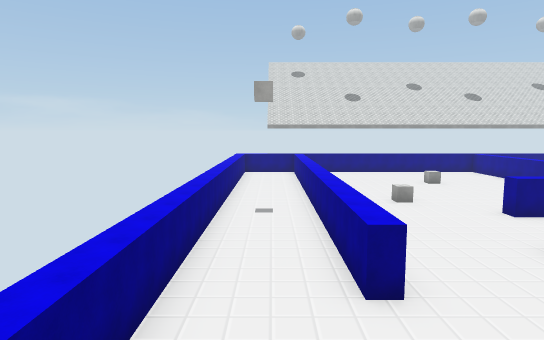
[1] (above)

19 first-person views from a walk through a scene from a Unity 3-D project. The camera is 1.2 m above the floor, tilts 6° down and sees 75° across. The floor is counted in squares, 2 m on a side. Each view is taken from the middle of a square. On the plan, view 1 faces up. The plan holds only what a view shows up to about 10 squares ahead; the rest is blank. The place goes on beyond the plan. The player is left out. Some surface patterns are stand-ins.

[2]
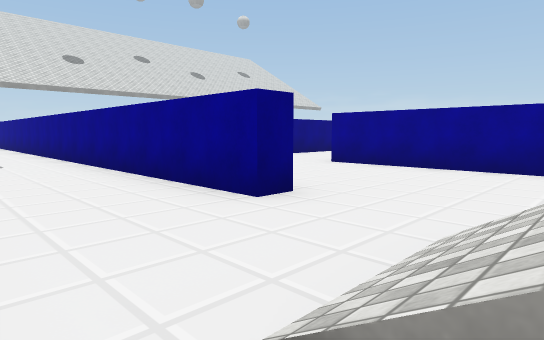

[3]
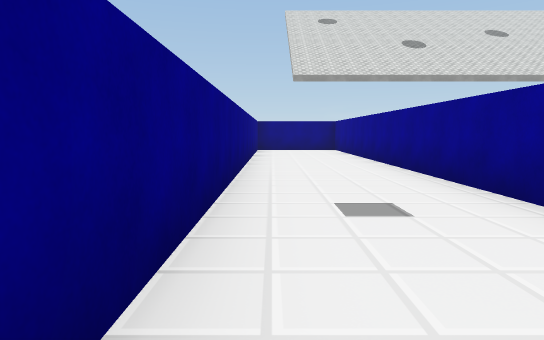

[4]
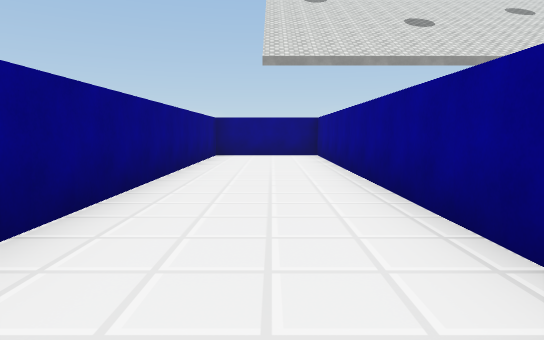

[5]
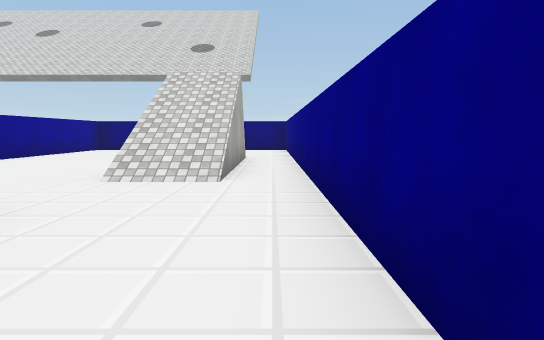

[6]
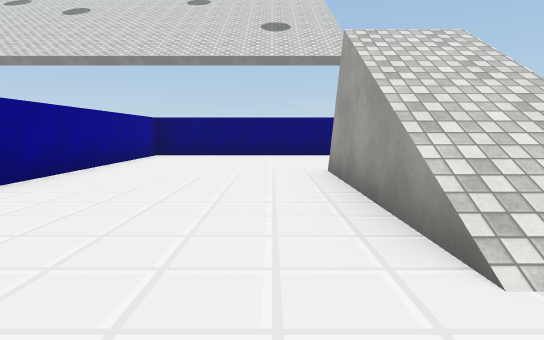

[7]
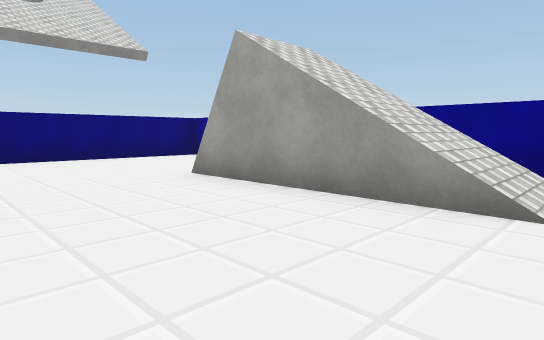

[8]
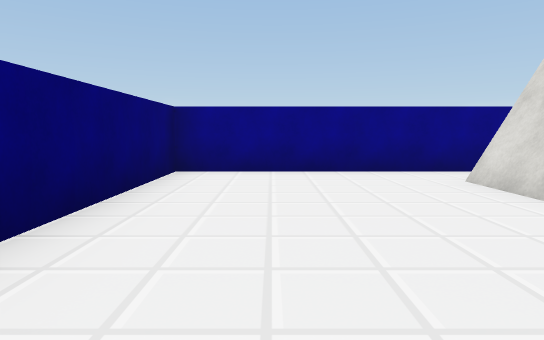

[9]
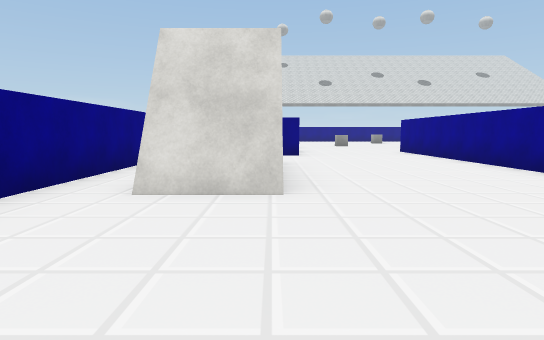

[10]
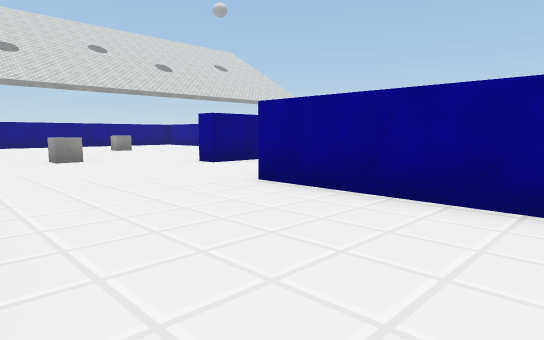

[11]
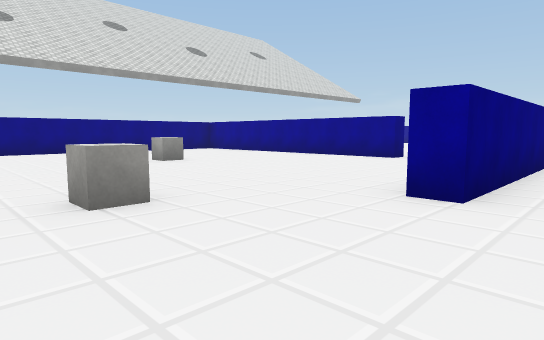

[12]
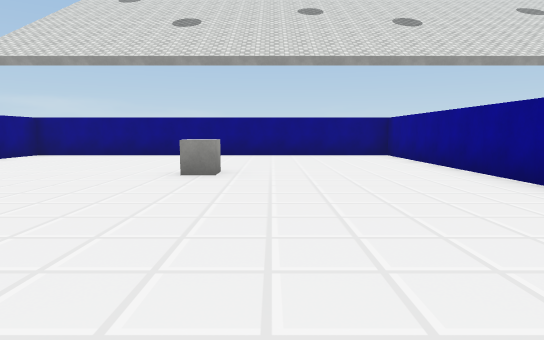

[13]
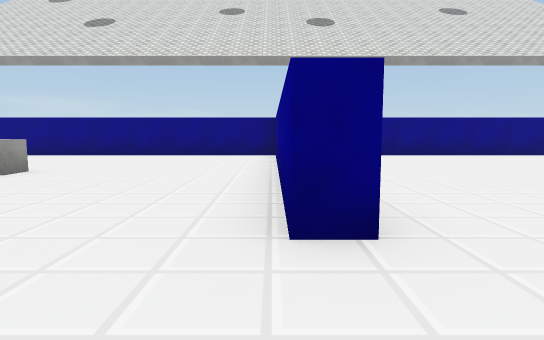

[14]
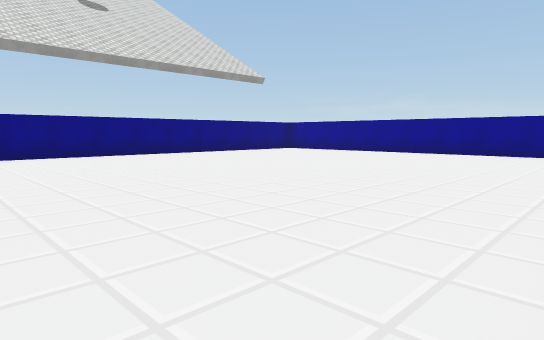

[15]
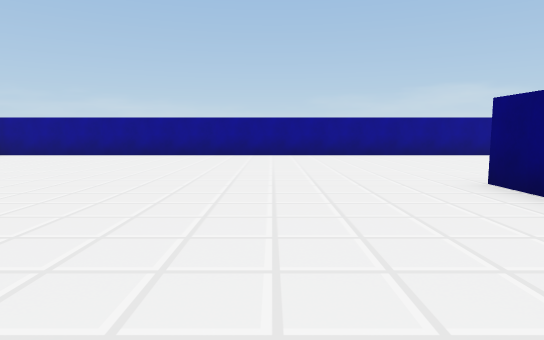

[16]
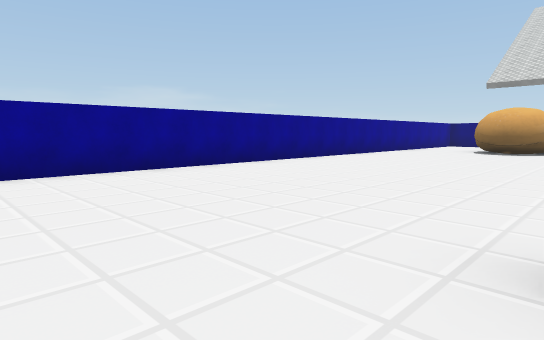

[17]
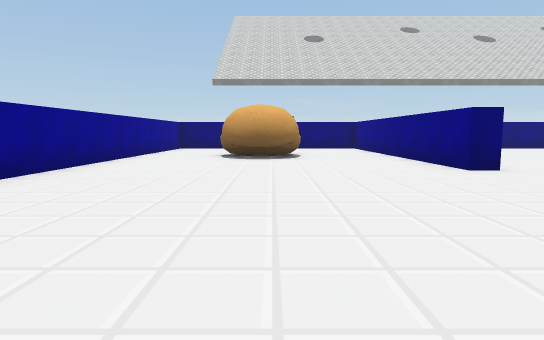

[18]
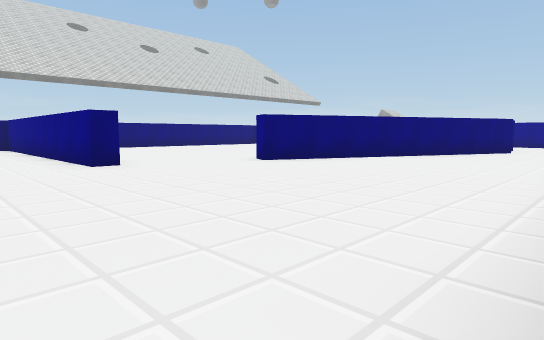

[19]
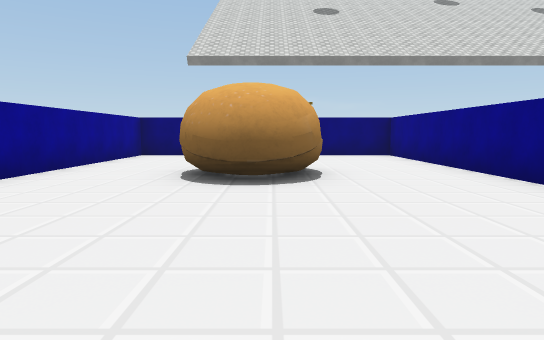

### Floor plan
Points are (right, up) in squares from view 1. A wall is a line through its corners. A room is listed if a view was taken in it or the views show most of it. See-through windows are left out.
Room 1 (views 1, 2, 3, 4, 5, 6, 7, 8, 9, 10)
walls: (1.8, 4.4) (1.2, 4.4) (1.2, 19.5) (-1.5, 19.5) (-1.5, -5.5) (5.1, -5.5) (5.1, 4.4); (1.1, 0.1) (1.1, -1.2) (-0.4, -1.2) (-0.4, -0.5); (1.1, -1.4) (-0.4, -1.4)
ways out: opening at (3.5, 5.5) to room 2
Room 2 (views 11, 12)
walls: (6.3, 8.9) (6.3, 9.5); (11.1, 11.9) (11.1, 19.5) (1.7, 19.5) (1.7, 18.1); (5.1, 4.4) (5.1, 6.4)
ways out: opening at (3.5, 5.5) to room 1; opening at (6, 7.5) to room 3; opening at (11, 10.5) to room 3
objects: other object (4, 11); other object (7, 15)
Room 3 (views 13, 14, 15, 16, 17, 18, 19)
walls: (17.2, 9.4) (18.2, 9.4); (16.2, 2.4) (16.8, 2.4) (16.8, -5.5) (18.8, -5.5); (11.6, 11.9) (11.1, 11.9); (10.2, 8.9) (6.3, 8.9); (7.5, 6.2) (13.6, 3.4) (13.4, 2.9); (18.4, 19.5) (13.9, 19.5); (22.4, -5.5) (23.5, -5.5) (23.5, 19.4)
ways out: opening at (6, 7.5) to room 2; opening at (11, 10.5) to room 2; opening at (15, 2.3)
objects: other object (20, 0)

Where each view was taken, in squares from view 1:
view 1: 0 up, 0 right, facing up
view 2: 2 up, 1 left, facing up-right
view 3: 7 up, 1 left, facing up
view 4: 10 up, 0 right, facing up
view 5: 7 up, 1 left, facing down
view 6: 4 up, 2 right, facing down
view 7: 3 up, 4 right, facing down-left
view 8: 4 down, 4 right, facing left
view 9: 5 down, 1 right, facing up
view 10: 3 up, 2 right, facing up-right
view 11: 8 up, 3 right, facing up-right
view 12: 10 up, 8 right, facing up
view 13: 10 up, 11 right, facing up
view 14: 10 up, 13 right, facing up-right
view 15: 12 up, 14 right, facing right
view 16: 11 up, 18 right, facing down-right
view 17: 8 up, 20 right, facing down
view 18: 9 up, 19 right, facing down-left
view 19: 4 up, 20 right, facing down
